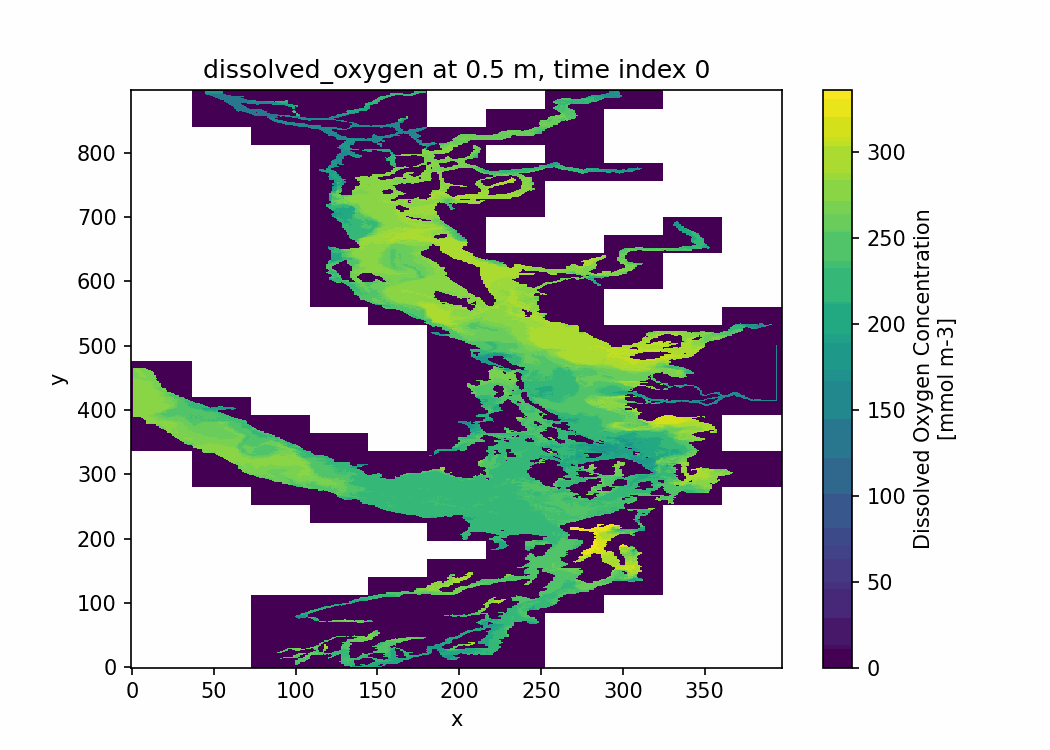
#> input picture practice/dissolved_oxygen_0.5m_13-14_Dec_2014.gif, 1050 x 750 px; its folder holds 4 pictures in this run; the run also reads 2 pictures not shown here
$ jupyter execute --allow-errors GIFmaker.ipynb
#> lines starting #> are read from the running program, lines starting #| are printed output that depends on the picture
[cell 1]
# Libraries
import xarray as xr
import numpy as np
import matplotlib.pyplot as plt
import pandas as pd
from pathlib import Path
import imageio as iio
import plotly.graph_objects as go
from PIL import Image
import math

#> (a cell that did not finish here is left out)

[cell 3]
# Load the datasets into a list for easier handling

files = [
    # "/ocean/atall/MOAD/Model/202410b/oxygen_NegVMixBP/09nov14/SalishSea_1h_20141109_20141109_chem_T.nc",
    # "/ocean/atall/MOAD/Model/202410b/oxygen_NegVMixBP/10nov14/SalishSea_1h_20141110_20141110_chem_T.nc",
    "/ocean/atall/MOAD/Model/202410b/oxygen_NegVMixBP/13dec14/SalishSea_1h_20141213_20141213_chem_T.nc",
    "/ocean/atall/MOAD/Model/202410b/oxygen_NegVMixBP/14dec14/SalishSea_1h_20141214_20141214_chem_T.nc"
]

# Combined the datasets into one xarray dataset using open_mfdataset

#> (the rest of this cell did not finish here and is left out)

#> (a cell that did not finish here is left out)

[cell 5]
# Map GIF Maker

var = "dissolved_oxygen" # Variable to plot (e.g., "dissolved_oxygen", "turbidity", "PAR", etc.)
n = 22  # Index for the depth level you want to plot (e.g., 0 for surface)

#for i in range(0, combined.sizes["deptht"]):

#> (the rest of this cell did not finish here and is left out)

[cell 6]
# Gridded GIF Maker
gif_files = list(Path(".").glob("*.gif")) # Get all GIF files in the current directory
gif_files = sorted(Path(".").glob("*.gif")) # Sort the GIF files by name (you can customize this sorting if needed)

ngifs = len(gif_files) # Number of GIFs to combine
ncols = math.ceil(math.sqrt(ngifs)) # Number of columns in the grid (e.g., 2 for 4 GIFs, 3 for 5-9 GIFs, etc.)
nrows = math.ceil(ngifs / ncols) # Number of rows in the grid (e.g., 2 for 4 GIFs, 3 for 5-9 GIFs, etc.)

# Output file
output_gif = "combined_grid.gif" # Name of the output combined GIF file

# -----------------------
# Load all GIF frames
# -----------------------
all_gifs = []

for gif in gif_files:
    frames = iio.mimread(gif)
    pil_frames = [Image.fromarray(frame).convert("RGBA") for frame in frames]
    all_gifs.append(pil_frames)
#> this loop made 4 passes
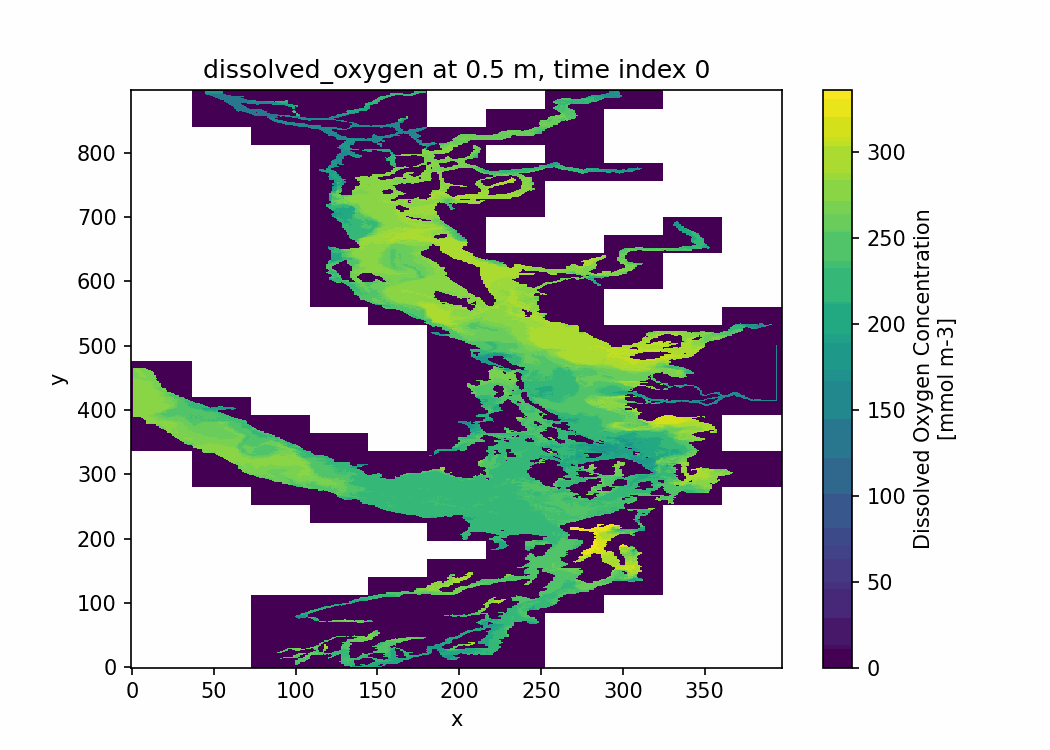
#> input picture practice/dissolved_oxygen_0.5m_13-14_Dec_2014.gif, 1050 x 750 px
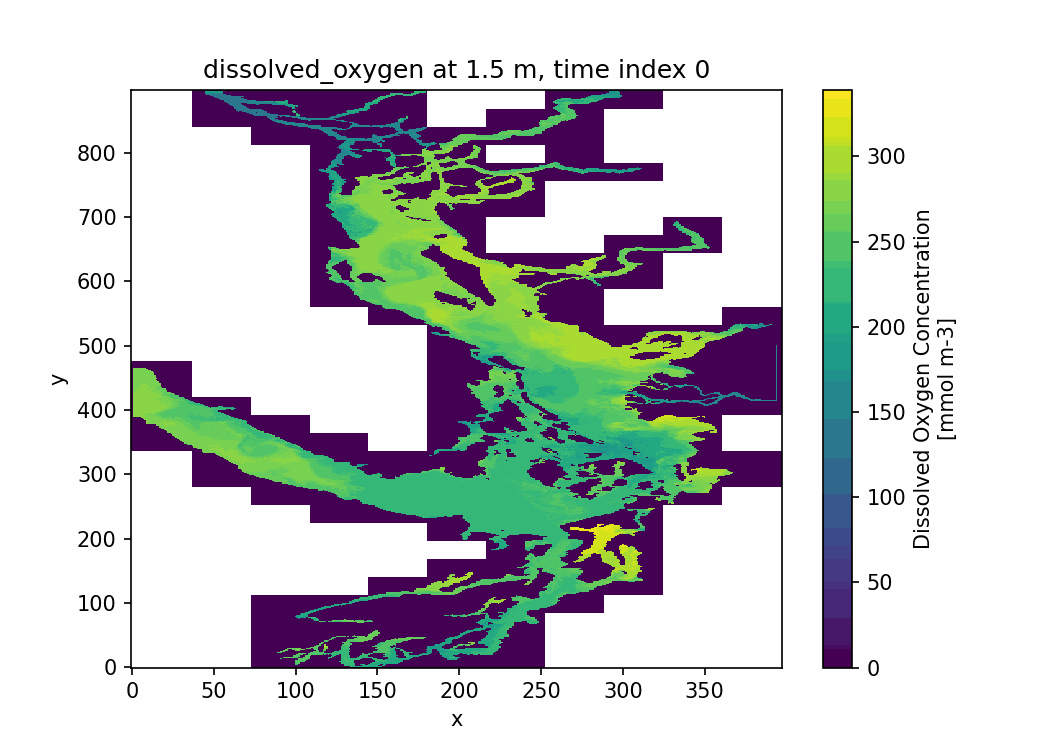
#> input picture practice/dissolved_oxygen_1.5m_13-14_Dec_2014.gif, 1050 x 750 px
#> after the loop, all_gifs = 4 items

# -----------------------
# Decide how many frames to use
# -----------------------
nframes = min(len(frames) for frames in all_gifs)
#> nframes = 48

# -----------------------
# Make all frames same size
# -----------------------
max_width = 0
max_height = 0

for gif_frames in all_gifs:
    for frame in gif_frames[:nframes]:
        max_width = max(max_width, frame.width)
        max_height = max(max_height, frame.height)

# Pad each frame to the same size
for i in range(len(all_gifs)):
    padded_frames = []
    for frame in all_gifs[i][:nframes]:
        canvas = Image.new("RGBA", (max_width, max_height), "white")
        x_offset = (max_width - frame.width) // 2
        y_offset = (max_height - frame.height) // 2
        canvas.paste(frame, (x_offset, y_offset))
        padded_frames.append(canvas)
    all_gifs[i] = padded_frames
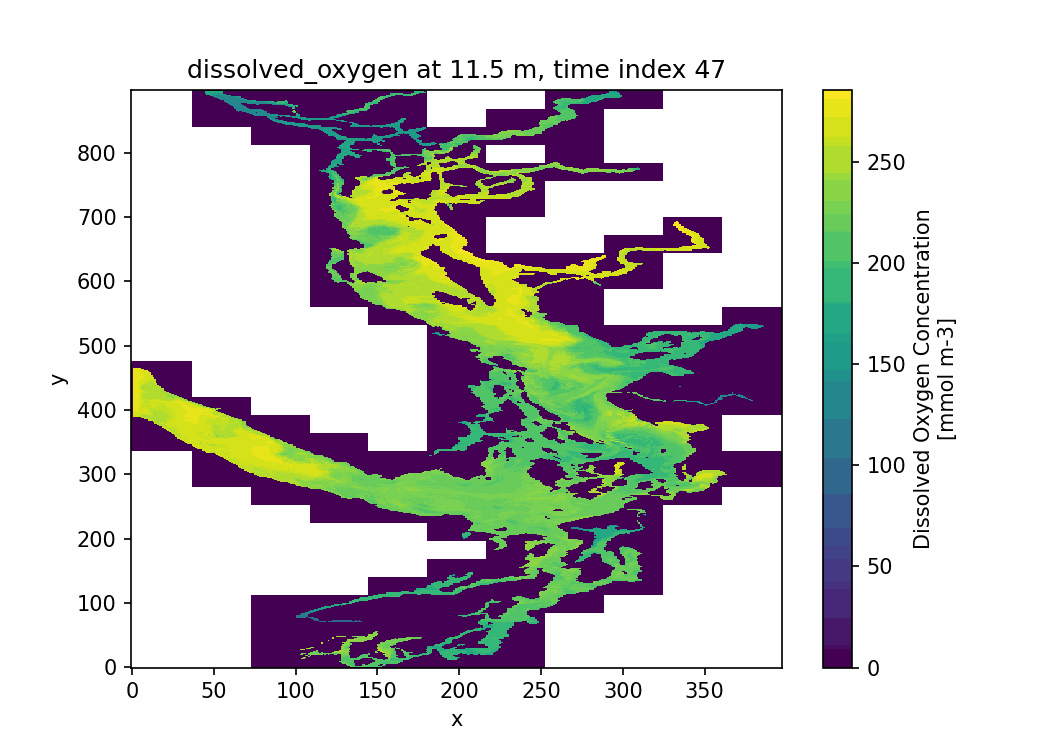
#> canvas: PIL image 1050x750 RGBA; mean R, G, B, A 204.7, 203.4, 202.1, 255

# -----------------------
# Build grid frames
# -----------------------
grid_frames = []

for t in range(nframes):
    grid_canvas = Image.new(
        "RGBA",
        (ncols * max_width, nrows * max_height),
        "white"
    )

    for k, gif_frames in enumerate(all_gifs):
        row = k // ncols
        col = k % ncols

        x = col * max_width
        y = row * max_height

        grid_canvas.paste(gif_frames[t], (x, y))

    grid_frames.append(np.array(grid_canvas))
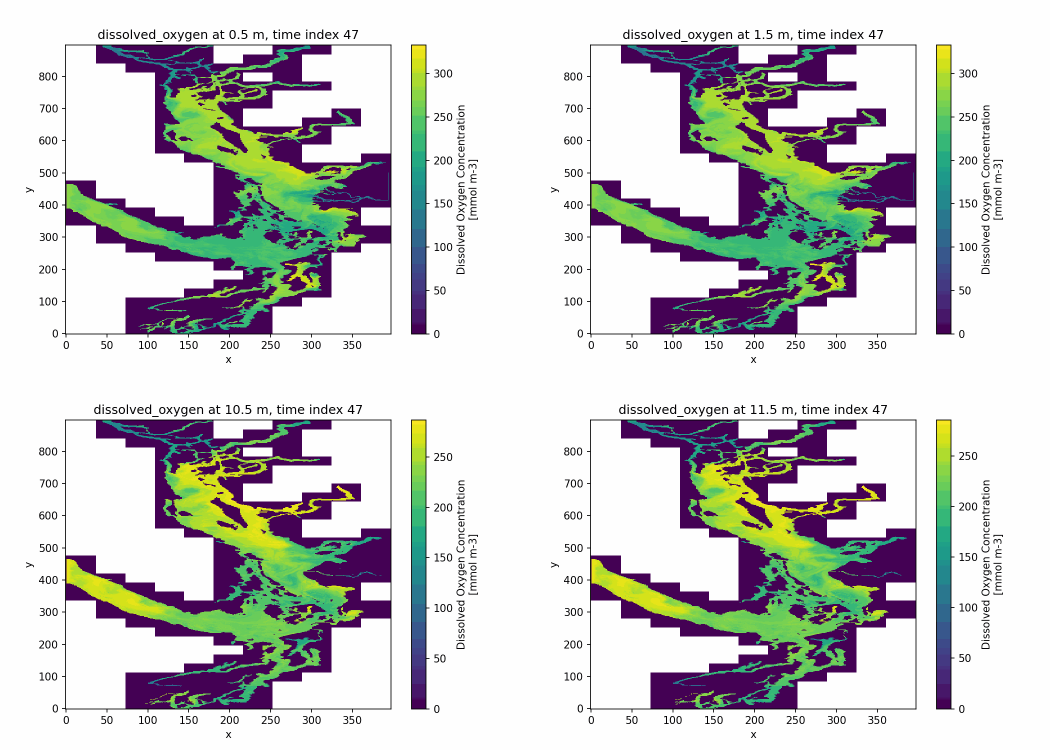
#> grid_canvas: PIL image 2100x1500 RGBA (shown at 1/2 size); mean R, G, B, A 203.6, 203.7, 202.8, 255
#> after the loop, grid_frames = 48 items

# -----------------------
# Save the combined GIF
# -----------------------
iio.mimsave(output_gif, grid_frames, duration=1, loop=0)

print(f"Saved {output_gif}")
